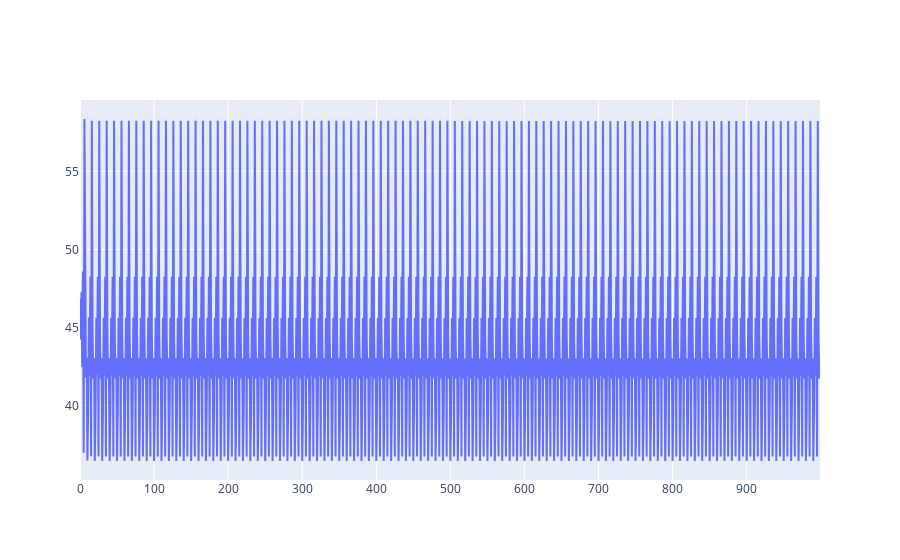

Notebook source saved alongside this figure:
### Code cell
agent = Agent(dim_shape=(1, 1), lr=0.001)
agent.fit(x, y, epochs=100, batch_size=100)

### Figure 1 — Plotly figure (JSON) as saved in the notebook; plotly's stock layout.template omitted (floating-point values rounded to 4 significant figures; data arrays with more than 128 entries replaced by an {"elided": "..."} marker saying what was removed)
{"data": [{"mode": "lines", "name": "Loss", "type": "scatter", "y": {"elided": "1000 float values"}}], "layout": {}}
